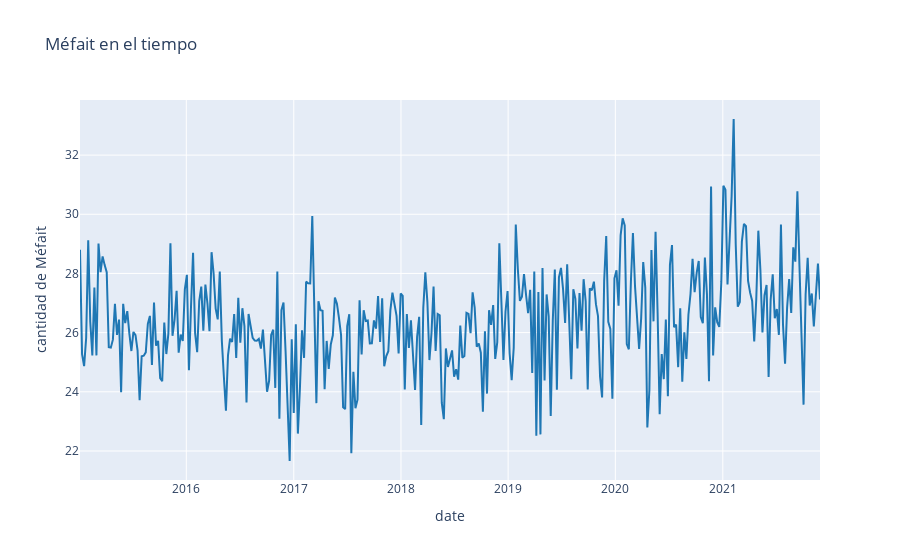

This figure's notebook cell:
### Code cell
fig = go.Figure([
    go.Scatter(
        name='precision media',
        x=y_s2.index,
        y=y_s2["pdq"],
        mode='lines',
        line=dict(color='rgb(31, 119, 180)'),
    ),
])
fig.update_layout(
    yaxis_title='cantidad de Méfait',
    xaxis_title='date',
    title='Méfait en el tiempo',
    hovermode="x"
)
fig.show()

### Figure 1 — Plotly figure (JSON) as saved in the notebook; plotly's stock layout.template omitted (floating-point values rounded to 4 significant figures; data arrays with more than 128 entries replaced by an {"elided": "..."} marker saying what was removed)
{"data": [{"line": {"color": "rgb(31, 119, 180)"}, "mode": "lines", "name": "precision media", "type": "scatter", "x": {"elided": "361 str values"}, "y": {"elided": "361 float values"}}], "layout": {"hovermode": "x", "title": {"text": "Méfait en el tiempo"}, "xaxis": {"title": {"text": "date"}}, "yaxis": {"title": {"text": "cantidad de Méfait"}}}}
